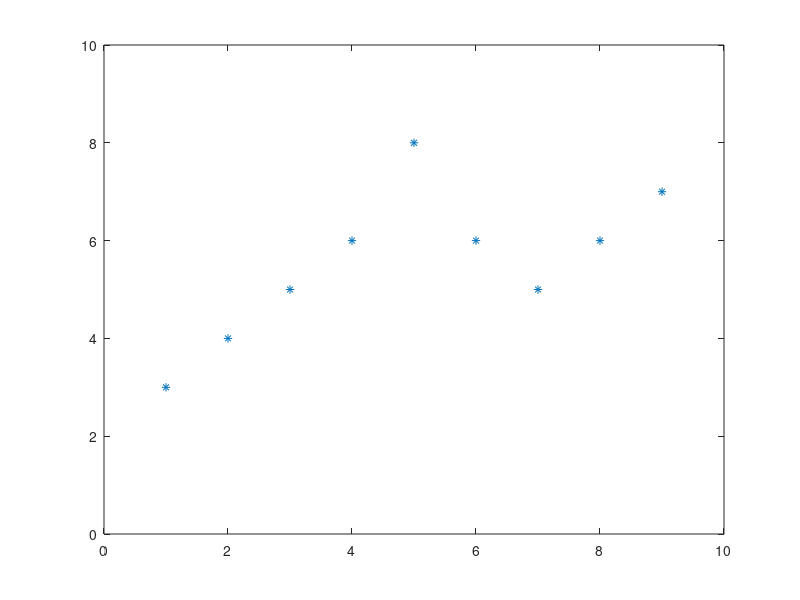

MATLAB code for this plot:
%% Basic Matrix Operations
% This is a demonstration of some aspects of the MATLAB language.

% First, let's create a simple vector with 9 elements called |a|.

a = [1 2 3 4 6 4 3 4 5]

fprintf('press enter to continue \n');
pause

% Now let's add 2 to each element of our vector, |a|, and store the result in a
% new vector.
% 
% Notice how MATLAB requires no special handling of vector or matrix math.

b = a + 2

fprintf('press enter to continue \n');
pause

% Creating graphs in MATLAB is as easy as one command.  Let's plot the result of
% our vector addition with grid lines.
figure(1);
plot(b)
grid on

fprintf('press enter to continue \n');
pause

% MATLAB can make other graph types as well, with axis labels.

bar(b)
xlabel('Sample #')
ylabel('Pounds')

fprintf('press enter to continue \n');
pause

% MATLAB can use symbols in plots as well.  Here is an example using stars
% to mark the points.  MATLAB offers a variety of other symbols and line
% types.

plot(b,'*')
axis([0 10 0 10])

fprintf('press enter to continue \n');
pause

close all; %close all the figure windows

% One area in which MATLAB excels is matrix computation.
 
% Creating a matrix is as easy as making a vector, using semicolons (;) to
% separate the rows of a matrix.

A = [1 2 0; 2 5 -1; 4 10 -1]

fprintf('press enter to continue \n');
pause

% We can easily find the transpose of the matrix |A|.

B = A'

fprintf('press enter to continue \n');
pause

% Now let's multiply these two matrices together.
% 
% Note again that MATLAB doesn't require you to deal with matrices as a
% collection of numbers.  MATLAB knows when you are dealing with matrices and
% adjusts your calculations accordingly.

C = A * B

fprintf('press enter to continue \n');
pause

% Instead of doing a matrix multiply, we can multiply the corresponding elements
% of two matrices or vectors using the .* operator.

C = A .* B

fprintf('press enter to continue \n');
pause

% Let's find the inverse of a matrix ...

X = inv(A)

fprintf('press enter to continue \n');
pause

% ... and then illustrate the fact that a matrix times its inverse is the
% identity matrix.

I = inv(A) * A

fprintf('press enter to continue \n');
pause

% At any time, we can get a listing of the variables we have stored in memory
% using the |who| or |whos| command.

whos

fprintf('press enter to continue \n');
pause

%%
% You can get the value of a particular variable by typing its name.

A

fprintf('press enter to continue \n');
pause

%%
% You can have more than one statement on a single line by separating each
% statement with commas or semicolons.
% 
% If you don't assign a variable to store the result of an operation, the result
% is stored in a temporary variable called |ans|.

sqrt(-1)

fprintf('press enter to continue \n\n');
pause

%%
% As you can see, MATLAB easily deals with complex numbers in its
% calculations.


fprintf('End of the introduction \n');
